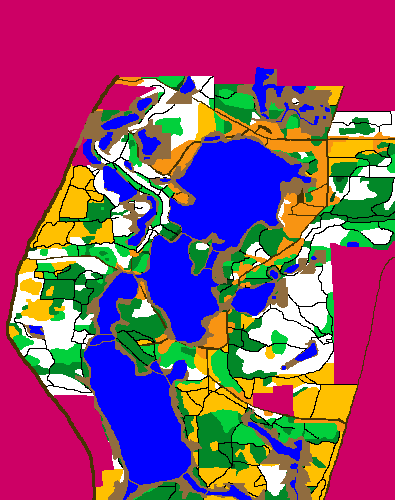

The script that saved this image:
"""
Author: Min Kyi Htun
"""

from PIL import ImageDraw
import Orienteering
import summer
from queue import PriorityQueue

MUD_COLOR = (144, 108, 63)


def springBFS(map_im, water_edges):
    mud = []

    explored = set()

    for pix in water_edges:
        queue = []
        queue.append(pix)

        while len(queue) != 0:
            curr_pix = queue.pop(0)

            if abs(curr_pix[0] - pix[0]) == 15 or abs(curr_pix[1] - pix[1]) == 15:
                break

            if curr_pix in explored:
                continue
            explored.add(curr_pix)
            neighbors = summer.getNeightbors(curr_pix[0], curr_pix[1], Orienteering.IMG_WIDTH, Orienteering.IMG_HEIGHT)
            for neighbor in neighbors:
                if neighbor in explored or neighbor in queue or \
                        (Orienteering.PIXELS[neighbor[0], neighbor[1]] == (0, 0, 255)) or \
                        (Orienteering.PIXELS[neighbor[0], neighbor[1]] == (205, 0, 101)) or \
                        ((float(Orienteering.ELEVATION[neighbor[1]][neighbor[0]]) -
                         float(Orienteering.ELEVATION[pix[1]][pix[0]])) > 1):
                    continue
                queue.append(neighbor)
                if Orienteering.PIXELS[neighbor[0], neighbor[1]] != (0, 0, 255):
                    mud.append(neighbor)

        while len(queue) != 0:
            curr_pix = queue.pop(0)
            if curr_pix in explored or curr_pix in queue or \
                    (Orienteering.PIXELS[curr_pix[0], curr_pix[1]] == (0, 0, 255)) or \
                    (Orienteering.PIXELS[curr_pix[0], curr_pix[1]] == (205, 0, 101)) or \
                    ((float(Orienteering.ELEVATION[curr_pix[1]][curr_pix[0]]) -
                      float(Orienteering.ELEVATION[pix[1]][pix[0]])) > 1):
                mud.append(curr_pix)

    draw_spring_terrain(map_im, mud)


def draw_spring_terrain(map_im, mud):
    drawing = ImageDraw.Draw(map_im)
    for i in range(len(mud)-1):
        drawing.point(mud[i], fill=MUD_COLOR)
    map_im.save('spring.png', "PNG")


def search_path(start, final):
    Orienteering.SPEED[(144, 108, 63)] = 3
    # store g(n) as dictionary
    cost = {start: 0}

    # initialize priority queue
    pq = PriorityQueue()

    # keep track of predecessors to eventually get the path
    predecessors = {}

    # push the starting node onto the pq
    pq.put((0, start))

    # store f(n) as dictionary
    f_cost = {start: Orienteering.calculateCost(start, final)}

    path = []

    while not pq.empty():
        cur_pix = pq.get()[1]
        if cur_pix == final:
            while cur_pix != start:
                path.insert(0, cur_pix)
                cur_pix = predecessors[cur_pix]
            path.insert(0, start)
            break

        neighbors = summer.getNeightbors(cur_pix[0], cur_pix[1], Orienteering.IMG_WIDTH, Orienteering.IMG_HEIGHT)

        for neighbor in neighbors:
            g = cost[cur_pix] + Orienteering.calculateCost(neighbor, cur_pix)
            h = Orienteering.calculateCost(final, neighbor)

            if neighbor not in cost or g + h < f_cost[neighbor]:
                f_cost[neighbor] = g + h
                cost[neighbor] = g
                pq.put((g+h, neighbor))
                predecessors[neighbor] = cur_pix

    return path